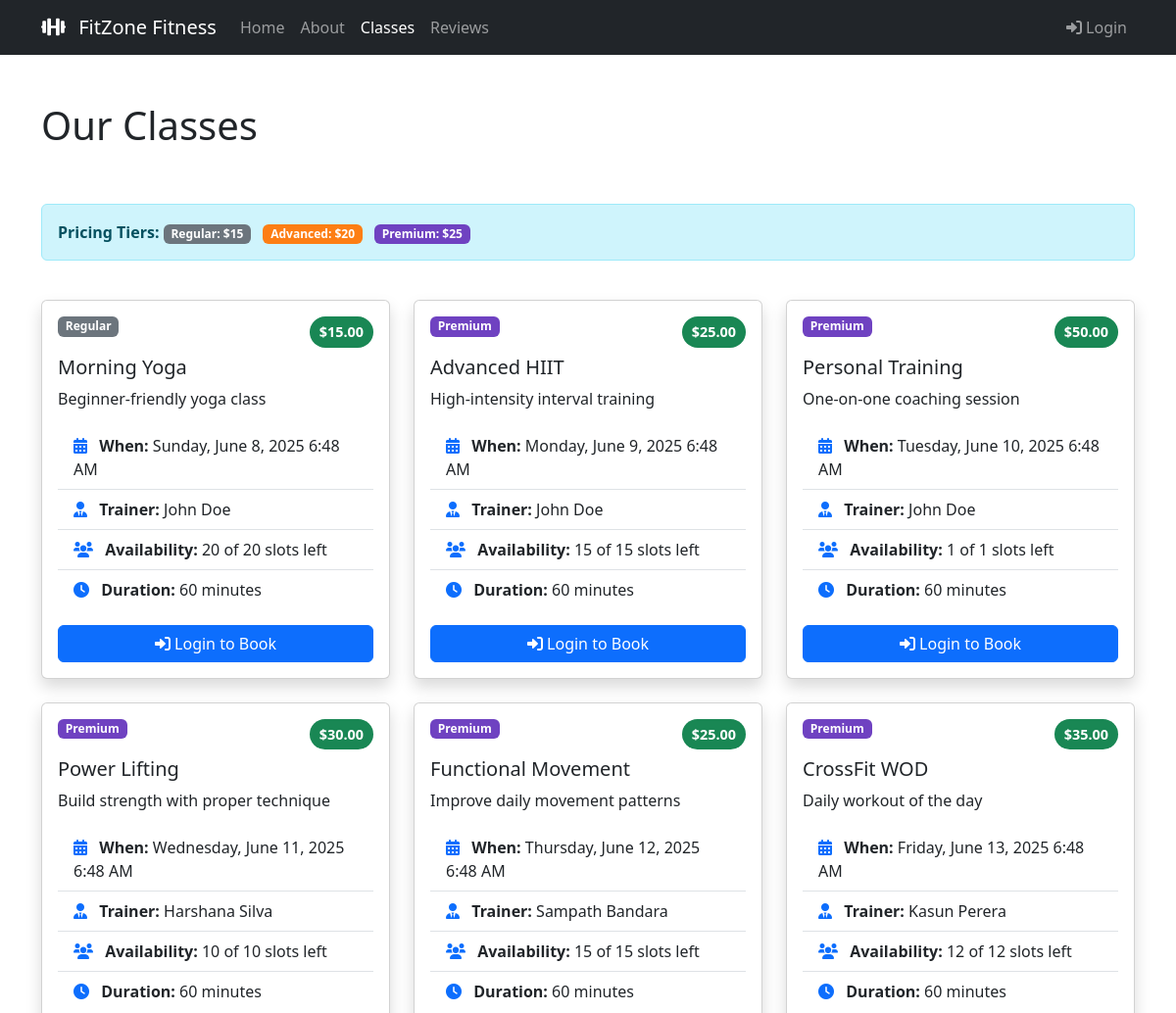
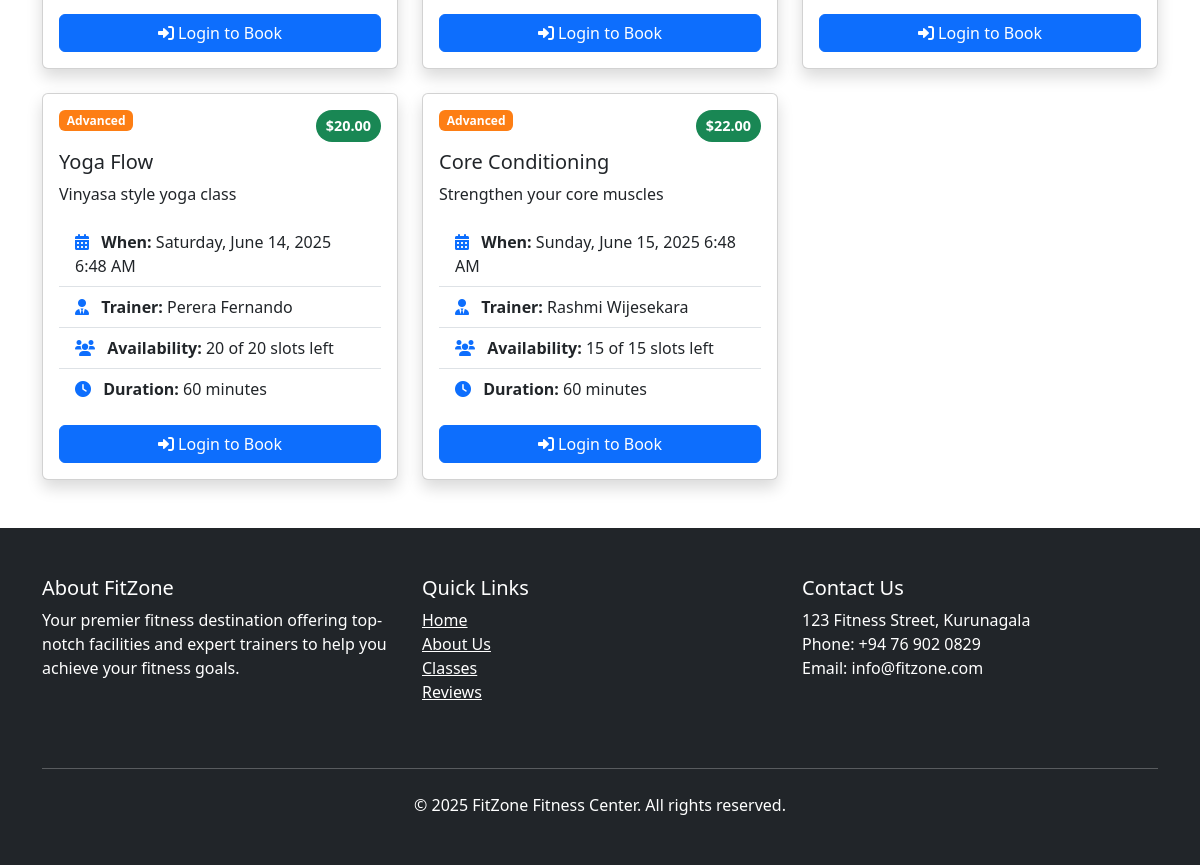
/classes.php, run on the app's committed database (2 pictures, top to bottom).
### tables this page shows
CREATE TABLE IF NOT EXISTS classes (
    id INT AUTO_INCREMENT PRIMARY KEY,
    name VARCHAR(100) NOT NULL,
    description TEXT,
    schedule DATETIME NOT NULL,
    duration_minutes INT DEFAULT 60,
    trainer_id INT,
    capacity INT DEFAULT 20,
    booked INT DEFAULT 0,
    price DECIMAL(10,2) DEFAULT 15.00,
    class_type ENUM('regular', 'advanced', 'premium') DEFAULT 'regular',
    status ENUM('scheduled', 'cancelled', 'completed') DEFAULT 'scheduled',
    created_by INT,
    created_at TIMESTAMP DEFAULT CURRENT_TIMESTAMP,
    updated_at TIMESTAMP DEFAULT CURRENT_TIMESTAMP ON UPDATE CURRENT_TIMESTAMP,
    FOREIGN KEY (trainer_id) REFERENCES trainers(id) ON DELETE SET NULL,
    FOREIGN KEY (created_by) REFERENCES users(id) ON DELETE SET NULL,
    INDEX idx_schedule (schedule),
    INDEX idx_status (status)
);

CREATE TABLE IF NOT EXISTS trainers (
    id INT AUTO_INCREMENT PRIMARY KEY,
    user_id INT UNIQUE,
    name VARCHAR(100) NOT NULL,
    specialty VARCHAR(100),
    certification VARCHAR(100),
    bio TEXT,
    hourly_rate DECIMAL(10,2),
    is_active BOOLEAN DEFAULT TRUE,
    profile_image VARCHAR(255),
    created_at TIMESTAMP DEFAULT CURRENT_TIMESTAMP,
    updated_at TIMESTAMP DEFAULT CURRENT_TIMESTAMP ON UPDATE CURRENT_TIMESTAMP,
    FOREIGN KEY (user_id) REFERENCES users(id) ON DELETE SET NULL
);

CREATE TABLE IF NOT EXISTS gym_info (
    id INT AUTO_INCREMENT PRIMARY KEY,
    gym_name VARCHAR(255) NOT NULL,
    address TEXT,
    city VARCHAR(100),
    state VARCHAR(100),
    zip_code VARCHAR(20),
    phone VARCHAR(20),
    email VARCHAR(255),
    opening_hours TEXT,
    facebook_url VARCHAR(255),
    twitter_url VARCHAR(255),
    instagram_url VARCHAR(255),
    youtube_url VARCHAR(255),
    logo_url VARCHAR(255),
    updated_at TIMESTAMP DEFAULT CURRENT_TIMESTAMP ON UPDATE CURRENT_TIMESTAMP
);

### classes.php (the view, shortened to what this page needs)
<?php
$db = new Database();
$conn = $db->getConnection();
$classes = [];
try {
    $stmt = $conn->prepare("
        SELECT c.*, t.name as trainer_name
        FROM classes c
        LEFT JOIN trainers t ON c.trainer_id = t.id
        WHERE c.schedule > NOW() AND c.status = 'scheduled'
        ORDER BY c.schedule ASC
    ");
    $stmt->execute();
    $result = $stmt->get_result();
    $classes = $result->fetch_all(MYSQLI_ASSOC);
} catch (Exception $e) {
    error_log("Database error: " . $e->getMessage());
}
?>
<!DOCTYPE html>
<html lang="en">
<head>
    <link href="https://cdn.jsdelivr.net/npm/bootstrap@5.3.0/dist/css/bootstrap.min.css" rel="stylesheet">
    <link rel="stylesheet" href="https://cdnjs.cloudflare.com/ajax/libs/font-awesome/6.0.0/css/all.min.css">
</head>
<body>
    <?php include 'navbar.php'; ?>
    <main class="container py-5">
        <div class="d-flex justify-content-between align-items-center mb-5">
            <h1>Our Classes</h1>
        </div>
        <div class="row mb-4">
            <div class="col-md-12">
                <div class="alert alert-info">
                    <strong>Pricing Tiers:</strong>
                    <span class="badge bg-secondary me-2">Regular: $15</span>
                    <span class="badge badge-advanced me-2">Advanced: $20</span>
                    <span class="badge badge-premium">Premium: $25</span>
                </div>
            </div>
        </div>
        <?php if (count($classes) > 0): ?>
            <div class="row g-4">
                <?php foreach ($classes as $class):
                    $class_type = 'regular';
                    $class_badge = 'bg-secondary';
                    if ($class['price'] >= 25) {
                        $class_type = 'premium';
                        $class_badge = 'badge-premium';
                    } elseif ($class['price'] >= 20) {
                        $class_type = 'advanced';
                        $class_badge = 'badge-advanced';
                    }
                ?>
                <div class="col-md-6 col-lg-4">
                    <div class="card h-100 shadow class-card">
                        <div class="card-body">
                            <div class="d-flex justify-content-between align-items-start mb-2">
                                <span class="badge <?php echo $class_badge; ?>"><?php echo ucfirst($class_type); ?></span>
                                <span class="price-tag">$<?php echo number_format($class['price'], 2); ?></span>
                            </div>
                            <h5 class="card-title"><?php echo htmlspecialchars($class['name']); ?></h5>
                            <p class="card-text"><?php echo htmlspecialchars($class['description']); ?></p>
                            <ul class="list-group list-group-flush mb-3">
                                <li class="list-group-item">
                                    <strong><i class="fas fa-calendar-alt text-primary me-2"></i> When:</strong>
                                    <?php echo date('l, F j, Y g:i A', strtotime($class['schedule'])); ?>
                                </li>
                                <li class="list-group-item">
                                    <strong><i class="fas fa-user-tie text-primary me-2"></i> Trainer:</strong>
                                    <?php echo htmlspecialchars($class['trainer_name'] ?? 'Not assigned'); ?>
                                </li>
                                <li class="list-group-item">
                                    <strong><i class="fas fa-users text-primary me-2"></i> Availability:</strong>
                                    <?php echo ($class['capacity'] - $class['booked']) . ' of ' . $class['capacity']; ?> slots left
                                </li>
                                <li class="list-group-item">
                                    <strong><i class="fas fa-clock text-primary me-2"></i> Duration:</strong> <?php echo $class['duration_minutes']; ?> minutes
                                </li>
                            </ul>
                            <?php if (isset($_SESSION['user']) && $_SESSION['user']['role'] == 'customer'): ?>
                                <form method="POST">
                                    <input type="hidden" name="class_id" value="<?php echo $class['id']; ?>">
                                    <button type="submit" name="book_class" class="btn btn-primary w-100">
                                        <i class="fas fa-calendar-check"></i> Book Now
                                    </button>
                                </form>
                            <?php elseif (!isset($_SESSION['user'])): ?>
                                <a href="login.php" class="btn btn-primary w-100">
                                    <i class="fas fa-sign-in-alt"></i> Login to Book
                                </a>
                            <?php endif; ?>
                        </div>
                    </div>
                </div>
                <?php endforeach; ?>
            </div>
        <?php endif; ?>
    </main>
    <?php include 'footer.php'; ?>
</body>
</html>

### navbar.php (shortened to what this page needs)
<?php
$current_logo = null;
?>
<nav class="navbar navbar-expand-lg navbar-dark bg-dark">
    <div class="container">
        <a class="navbar-brand" href="index.php">
            <?php if ($current_logo): ?>
                <img src="/<?php echo $current_logo; ?>" alt="FitZone Logo" width="50" height="50" id="navbar-logo">
            <?php else: ?>
                <i class="fas fa-dumbbell me-2"></i>
            <?php endif; ?>
            FitZone Fitness
        </a>
        <div class="collapse navbar-collapse" id="navbarNav">
            <ul class="navbar-nav me-auto">
                <li class="nav-item">
                    <a class="nav-link <?php echo basename($_SERVER['PHP_SELF']) == 'index.php' ? 'active' : ''; ?>" href="index.php">Home</a>
                </li>
                <li class="nav-item">
                    <a class="nav-link <?php echo basename($_SERVER['PHP_SELF']) == 'about.php' ? 'active' : ''; ?>" href="about.php">About</a>
                </li>
                <li class="nav-item">
                    <a class="nav-link <?php echo basename($_SERVER['PHP_SELF']) == 'classes.php' ? 'active' : ''; ?>" href="classes.php">Classes</a>
                </li>
                <li class="nav-item">
                    <a class="nav-link <?php echo basename($_SERVER['PHP_SELF']) == 'reviews.php' ? 'active' : ''; ?>" href="reviews.php">Reviews</a>
                </li>
            </ul>
            <ul class="navbar-nav">
                <?php if (isset($_SESSION['user'])): ?>
                    <li class="nav-item dropdown">
                        <a class="nav-link dropdown-toggle" href="#" id="userDropdown" role="button" data-bs-toggle="dropdown">
                            <i class="fas fa-user-circle me-1"></i>
                            <?php echo htmlspecialchars($_SESSION['user']['name']); ?>
                        </a>
                        <ul class="dropdown-menu dropdown-menu-end">
                            <li><a class="dropdown-item" href="dashboard.php"><i class="fas fa-user me-2"></i>Profile</a></li>
                            <li><hr class="dropdown-divider"></li>
                            <li>
                                <a class="dropdown-item text-danger" href="logout.php">
                                    <i class="fas fa-sign-out-alt me-2"></i>Logout
                                </a>
                            </li>
                        </ul>
                    </li>
                <?php else: ?>
                    <li class="nav-item">
                        <a class="nav-link" href="login.php">
                            <i class="fas fa-sign-in-alt me-1"></i>Login
                        </a>
                    </li>
                <?php endif; ?>
            </ul>
        </div>
    </div>
</nav>

### footer.php (shortened to what this page needs)
<?php
require 'db.php';
try {
    $gym_info = $conn->query("SELECT * FROM gym_info LIMIT 1")->fetch();
} catch (PDOException $e) {
    $gym_info = [];
}
?>
<footer class="bg-dark text-white py-5">
    <div class="container">
        <div class="row">
            <div class="col-md-4 mb-4">
                <h5>About FitZone</h5>
                <p>Your premier fitness destination offering top-notch facilities and expert trainers to help you achieve your fitness goals.</p>
            </div>
            <div class="col-md-4 mb-4">
                <h5>Quick Links</h5>
                <ul class="list-unstyled">
                    <li><a href="index.php" class="text-white">Home</a></li>
                    <li><a href="about.php" class="text-white">About Us</a></li>
                    <li><a href="classes.php" class="text-white">Classes</a></li>
                    <li><a href="reviews.php" class="text-white">Reviews</a></li>
                </ul>
            </div>
            <div class="col-md-4 mb-4">
                <h5>Contact Us</h5>
                <p>
                    <?php echo htmlspecialchars($gym_info['address'] ?? '123 Fitness St, Kurunegala'); ?><br>
                    Phone: <?php echo htmlspecialchars($gym_info['phone'] ?? '(123) 456-7890'); ?><br>
                    Email: <?php echo htmlspecialchars($gym_info['email'] ?? 'info@fitzone.com'); ?>
                </p>
            </div>
        </div>
        <hr class="my-4 bg-light">
        <div class="text-center">
            <p class="mb-0">&copy; <?php echo date('Y'); ?> FitZone Fitness Center. All rights reserved.</p>
        </div>
    </div>
</footer>

### classes.php (style rules this page uses)
.price-tag { background-color: #198754; color: white; padding: 5px 10px; border-radius: 20px; font-weight: bold; font-size: 0.9rem; }
.class-card { transition: transform 0.3s, box-shadow 0.3s; }
.badge-premium { background-color: #6f42c1; }
.badge-advanced { background-color: #fd7e14; }

### data on the page
classes: class_type "Regular", price "15.00", name "Morning Yoga", description "Beginner-friendly yoga class", schedule "Sunday, June 8, 2025 6:48 AM", trainer.name "John Doe", $class['capacity']-$class['booked'] "20", capacity "20", duration_minutes "60"
classes: price "Premium", price "25.00", name "Advanced HIIT", description "High-intensity interval training", schedule "Monday, June 9, 2025 6:48 AM", trainer.name "John Doe", $class['capacity']-$class['booked'] "15", capacity "15", duration_minutes "60"
classes: price "Premium", price "50.00", name "Personal Training", description "One-on-one coaching session", schedule "Tuesday, June 10, 2025 6:48 AM", trainer.name "John Doe", $class['capacity']-$class['booked'] "1", capacity "1", duration_minutes "60"
classes: price "Premium", price "30.00", name "Power Lifting", description "Build strength with proper technique", schedule "Wednesday, June 11, 2025 6:48 AM", trainer.name "Harshana Silva", $class['capacity']-$class['booked'] "10", capacity "10", duration_minutes "60"
classes: price "Premium", price "25.00", name "Functional Movement", description "Improve daily movement patterns", schedule "Thursday, June 12, 2025 6:48 AM", trainer.name "Sampath Bandara", $class['capacity']-$class['booked'] "15", capacity "15", duration_minutes "60"
classes: price "Premium", price "35.00", name "CrossFit WOD", description "Daily workout of the day", schedule "Friday, June 13, 2025 6:48 AM", trainer.name "Kasun Perera", $class['capacity']-$class['booked'] "12", capacity "12", duration_minutes "60"
classes: price "Advanced", price "20.00", name "Yoga Flow", description "Vinyasa style yoga class", schedule "Saturday, June 14, 2025 6:48 AM", trainer.name "Perera Fernando", $class['capacity']-$class['booked'] "20", capacity "20", duration_minutes "60"
classes: price "Advanced", price "22.00", name "Core Conditioning", description "Strengthen your core muscles", schedule "Sunday, June 15, 2025 6:48 AM", trainer.name "Rashmi Wijesekara", $class['capacity']-$class['booked'] "15", capacity "15", duration_minutes "60"
gym_info: address "123 Fitness Street, Kurunagala", phone "+94 76 902 0829", email "info@fitzone.com"
